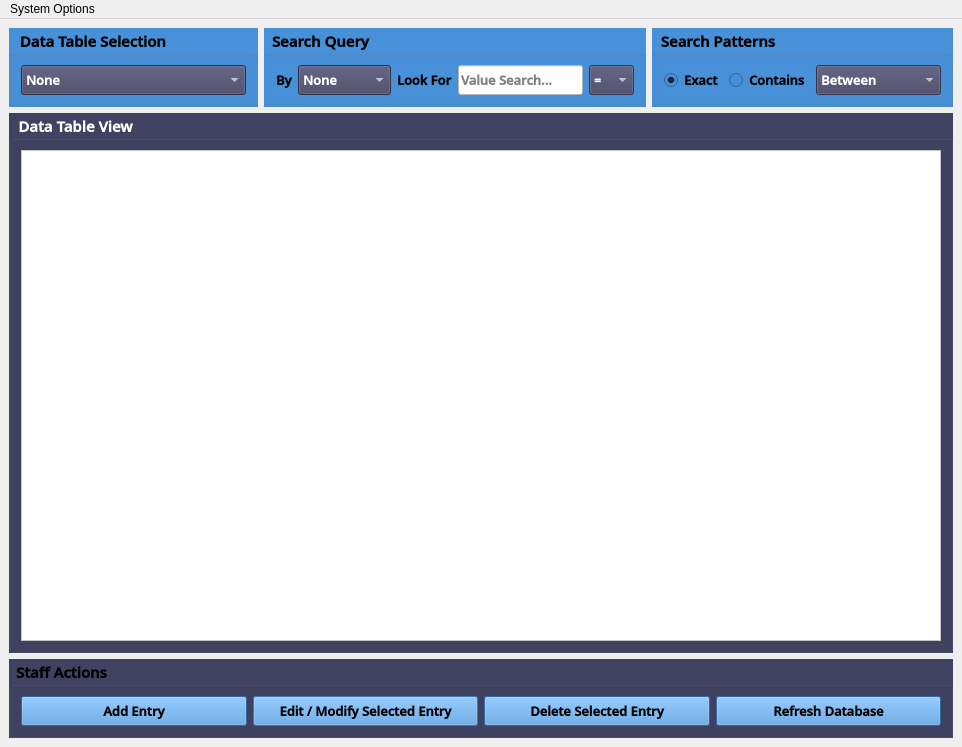
<?xml version="1.0" encoding="UTF-8"?>
<ui version="4.0">
 <class>Route88_DataViewer_Window</class>
 <widget class="QMainWindow" name="Route88_DataViewer_Window">
  <property name="windowModality">
   <enum>Qt::WindowModal</enum>
  </property>
  <property name="geometry">
   <rect>
    <x>0</x>
    <y>0</y>
    <width>950</width>
    <height>747</height>
   </rect>
  </property>
  <property name="mouseTracking">
   <bool>true</bool>
  </property>
  <property name="focusPolicy">
   <enum>Qt::NoFocus</enum>
  </property>
  <property name="windowTitle">
   <string>Route88 System | Data Management View</string>
  </property>
  <property name="windowIcon">
   <iconset>
    <normaloff>IcoDisplay/r_88.ico</normaloff>IcoDisplay/r_88.ico</iconset>
  </property>
  <property name="unifiedTitleAndToolBarOnMac">
   <bool>false</bool>
  </property>
  <widget class="QWidget" name="centralwidget">
   <layout class="QVBoxLayout" name="verticalLayout">
    <item>
     <layout class="QHBoxLayout" name="horizontalLayout_6">
      <property name="spacing">
       <number>6</number>
      </property>
      <item>
       <widget class="QGroupBox" name="groupBox_5">
        <property name="sizePolicy">
         <sizepolicy hsizetype="Preferred" vsizetype="Preferred">
          <horstretch>0</horstretch>
          <verstretch>0</verstretch>
         </sizepolicy>
        </property>
        <property name="font">
         <font>
          <family>Open Sans SemiBold</family>
          <pointsize>11</pointsize>
          <weight>75</weight>
          <bold>true</bold>
         </font>
        </property>
        <property name="styleSheet">
         <string notr="true">background-color: rgb(72, 145, 217);
color:rgb(0,0,0);</string>
        </property>
        <property name="title">
         <string>Data Table Selection</string>
        </property>
        <layout class="QHBoxLayout" name="horizontalLayout_7">
         <item>
          <widget class="QComboBox" name="TableSystem_Selection">
           <property name="sizePolicy">
            <sizepolicy hsizetype="Preferred" vsizetype="Ignored">
             <horstretch>0</horstretch>
             <verstretch>0</verstretch>
            </sizepolicy>
           </property>
           <property name="font">
            <font>
             <family>Open Sans SemiBold</family>
             <pointsize>10</pointsize>
             <weight>75</weight>
             <bold>true</bold>
            </font>
           </property>
           <property name="styleSheet">
            <string notr="true">background-color: rgb(65, 65, 97);
color: rgb(255,255,255);</string>
           </property>
           <item>
            <property name="text">
             <string>None</string>
            </property>
           </item>
           <item>
            <property name="text">
             <string>Inventory Reference Data</string>
            </property>
           </item>
           <item>
            <property name="text">
             <string>Supplier Reference Data</string>
            </property>
           </item>
           <item>
            <property name="text">
             <string>Supplier Transaction Data</string>
            </property>
           </item>
           <item>
            <property name="text">
             <string>Customer Transaction Data</string>
            </property>
           </item>
           <item>
            <property name="text">
             <string>Customer Receipt Data</string>
            </property>
           </item>
           <item>
            <property name="text">
             <string>Employee Reference Data</string>
            </property>
           </item>
           <item>
            <property name="text">
             <string>Job Reference Data</string>
            </property>
           </item>
          </widget>
         </item>
        </layout>
       </widget>
      </item>
      <item>
       <widget class="QGroupBox" name="groupBox_3">
        <property name="font">
         <font>
          <family>Open Sans SemiBold</family>
          <pointsize>11</pointsize>
          <weight>75</weight>
          <bold>true</bold>
         </font>
        </property>
        <property name="styleSheet">
         <string notr="true">background-color: rgb(72, 145, 217);
color:rgb(0,0,0);</string>
        </property>
        <property name="title">
         <string>Search Query</string>
        </property>
        <layout class="QHBoxLayout" name="horizontalLayout_3">
         <item>
          <layout class="QHBoxLayout" name="horizontalLayout_2">
           <item>
            <widget class="QLabel" name="label">
             <property name="sizePolicy">
              <sizepolicy hsizetype="Fixed" vsizetype="Preferred">
               <horstretch>0</horstretch>
               <verstretch>0</verstretch>
              </sizepolicy>
             </property>
             <property name="minimumSize">
              <size>
               <width>0</width>
               <height>30</height>
              </size>
             </property>
             <property name="font">
              <font>
               <family>Open Sans SemiBold</family>
               <pointsize>10</pointsize>
               <weight>75</weight>
               <bold>true</bold>
              </font>
             </property>
             <property name="styleSheet">
              <string notr="true"/>
             </property>
             <property name="text">
              <string>By</string>
             </property>
            </widget>
           </item>
           <item>
            <widget class="QComboBox" name="Query_ColumnOpt">
             <property name="enabled">
              <bool>true</bool>
             </property>
             <property name="sizePolicy">
              <sizepolicy hsizetype="MinimumExpanding" vsizetype="Ignored">
               <horstretch>0</horstretch>
               <verstretch>0</verstretch>
              </sizepolicy>
             </property>
             <property name="font">
              <font>
               <family>Open Sans SemiBold</family>
               <pointsize>10</pointsize>
               <weight>75</weight>
               <bold>true</bold>
              </font>
             </property>
             <property name="statusTip">
              <string/>
             </property>
             <property name="styleSheet">
              <string notr="true">background-color: rgb(65, 65, 97);
color: rgb(255,255,255);</string>
             </property>
             <property name="currentText">
              <string>None</string>
             </property>
             <item>
              <property name="text">
               <string>None</string>
              </property>
             </item>
             <item>
              <property name="text">
               <string>All Items</string>
              </property>
             </item>
            </widget>
           </item>
           <item>
            <widget class="QLabel" name="label_2">
             <property name="sizePolicy">
              <sizepolicy hsizetype="Fixed" vsizetype="Preferred">
               <horstretch>0</horstretch>
               <verstretch>0</verstretch>
              </sizepolicy>
             </property>
             <property name="minimumSize">
              <size>
               <width>0</width>
               <height>30</height>
              </size>
             </property>
             <property name="font">
              <font>
               <family>Open Sans SemiBold</family>
               <pointsize>10</pointsize>
               <weight>75</weight>
               <bold>true</bold>
              </font>
             </property>
             <property name="styleSheet">
              <string notr="true"/>
             </property>
             <property name="text">
              <string>Look For</string>
             </property>
            </widget>
           </item>
           <item>
            <widget class="QLineEdit" name="Query_ValueToSearch">
             <property name="enabled">
              <bool>false</bool>
             </property>
             <property name="sizePolicy">
              <sizepolicy hsizetype="MinimumExpanding" vsizetype="Ignored">
               <horstretch>0</horstretch>
               <verstretch>0</verstretch>
              </sizepolicy>
             </property>
             <property name="font">
              <font>
               <family>Open Sans SemiBold</family>
               <pointsize>10</pointsize>
               <weight>75</weight>
               <bold>true</bold>
              </font>
             </property>
             <property name="styleSheet">
              <string notr="true">background-color: rgb(255,255,255);</string>
             </property>
             <property name="placeholderText">
              <string>Value Search...</string>
             </property>
             <property name="clearButtonEnabled">
              <bool>true</bool>
             </property>
            </widget>
           </item>
           <item>
            <widget class="QComboBox" name="Query_Operator">
             <property name="enabled">
              <bool>false</bool>
             </property>
             <property name="sizePolicy">
              <sizepolicy hsizetype="Fixed" vsizetype="Ignored">
               <horstretch>0</horstretch>
               <verstretch>0</verstretch>
              </sizepolicy>
             </property>
             <property name="font">
              <font>
               <family>Open Sans SemiBold</family>
               <weight>75</weight>
               <bold>true</bold>
              </font>
             </property>
             <property name="statusTip">
              <string/>
             </property>
             <property name="styleSheet">
              <string notr="true">background-color: rgb(65, 65, 97);
color: rgb(255,255,255);
</string>
             </property>
             <item>
              <property name="text">
               <string>=</string>
              </property>
             </item>
             <item>
              <property name="text">
               <string>&lt;&gt;</string>
              </property>
             </item>
             <item>
              <property name="text">
               <string>&gt;</string>
              </property>
             </item>
             <item>
              <property name="text">
               <string>&lt;</string>
              </property>
             </item>
             <item>
              <property name="text">
               <string>&gt;=</string>
              </property>
             </item>
             <item>
              <property name="text">
               <string>&lt;=</string>
              </property>
             </item>
            </widget>
           </item>
          </layout>
         </item>
        </layout>
       </widget>
      </item>
      <item>
       <widget class="QGroupBox" name="groupBox_4">
        <property name="sizePolicy">
         <sizepolicy hsizetype="Preferred" vsizetype="Fixed">
          <horstretch>0</horstretch>
          <verstretch>0</verstretch>
         </sizepolicy>
        </property>
        <property name="font">
         <font>
          <family>Open Sans SemiBold</family>
          <pointsize>11</pointsize>
          <weight>75</weight>
          <bold>true</bold>
         </font>
        </property>
        <property name="styleSheet">
         <string notr="true">background-color: rgb(72, 145, 217);
color:rgb(0,0,0);</string>
        </property>
        <property name="title">
         <string>Search Patterns</string>
        </property>
        <layout class="QHBoxLayout" name="horizontalLayout_5">
         <item>
          <widget class="QRadioButton" name="SearchPattern_ExactOpt">
           <property name="enabled">
            <bool>false</bool>
           </property>
           <property name="minimumSize">
            <size>
             <width>0</width>
             <height>30</height>
            </size>
           </property>
           <property name="font">
            <font>
             <family>Open Sans SemiBold</family>
             <pointsize>10</pointsize>
             <weight>75</weight>
             <bold>true</bold>
            </font>
           </property>
           <property name="styleSheet">
            <string notr="true">
color: rgb(0,0,0);</string>
           </property>
           <property name="text">
            <string>Exact</string>
           </property>
           <property name="checked">
            <bool>true</bool>
           </property>
           <property name="autoExclusive">
            <bool>true</bool>
           </property>
          </widget>
         </item>
         <item>
          <widget class="QRadioButton" name="SearchPattern_ContainOpt">
           <property name="enabled">
            <bool>false</bool>
           </property>
           <property name="minimumSize">
            <size>
             <width>0</width>
             <height>30</height>
            </size>
           </property>
           <property name="font">
            <font>
             <family>Open Sans SemiBold</family>
             <pointsize>10</pointsize>
             <weight>75</weight>
             <bold>true</bold>
            </font>
           </property>
           <property name="styleSheet">
            <string notr="true">
color: rgb(0,0,0);</string>
           </property>
           <property name="text">
            <string>Contains</string>
           </property>
          </widget>
         </item>
         <item>
          <widget class="QComboBox" name="SearchPattern_ComboBox">
           <property name="enabled">
            <bool>false</bool>
           </property>
           <property name="sizePolicy">
            <sizepolicy hsizetype="Preferred" vsizetype="Preferred">
             <horstretch>0</horstretch>
             <verstretch>0</verstretch>
            </sizepolicy>
           </property>
           <property name="minimumSize">
            <size>
             <width>0</width>
             <height>30</height>
            </size>
           </property>
           <property name="font">
            <font>
             <family>Open Sans SemiBold</family>
             <pointsize>10</pointsize>
             <weight>75</weight>
             <bold>true</bold>
            </font>
           </property>
           <property name="statusTip">
            <string/>
           </property>
           <property name="styleSheet">
            <string notr="true">background-color: rgb(65, 65, 97);
color: rgb(255,255,255);</string>
           </property>
           <item>
            <property name="text">
             <string>Between</string>
            </property>
           </item>
           <item>
            <property name="text">
             <string>Starting With</string>
            </property>
           </item>
           <item>
            <property name="text">
             <string>Ends With</string>
            </property>
           </item>
          </widget>
         </item>
        </layout>
       </widget>
      </item>
     </layout>
    </item>
    <item>
     <widget class="QGroupBox" name="groupBox">
      <property name="font">
       <font>
        <family>Open Sans SemiBold</family>
        <pointsize>11</pointsize>
        <weight>75</weight>
        <bold>true</bold>
       </font>
      </property>
      <property name="styleSheet">
       <string notr="true">background-color: rgb(65, 65, 97);
color: rgb(255,255,255);</string>
      </property>
      <property name="title">
       <string>Data Table View</string>
      </property>
      <layout class="QHBoxLayout" name="horizontalLayout">
       <item>
        <widget class="QTableWidget" name="DataTable_View">
         <property name="font">
          <font>
           <family>Roboto Mono</family>
           <pointsize>9</pointsize>
          </font>
         </property>
         <property name="styleSheet">
          <string notr="true">background-color: rgb(255, 255, 255);</string>
         </property>
         <property name="sizeAdjustPolicy">
          <enum>QAbstractScrollArea::AdjustToContents</enum>
         </property>
         <property name="editTriggers">
          <set>QAbstractItemView::NoEditTriggers</set>
         </property>
         <property name="alternatingRowColors">
          <bool>true</bool>
         </property>
         <property name="selectionMode">
          <enum>QAbstractItemView::SingleSelection</enum>
         </property>
         <property name="selectionBehavior">
          <enum>QAbstractItemView::SelectRows</enum>
         </property>
         <property name="verticalScrollMode">
          <enum>QAbstractItemView::ScrollPerPixel</enum>
         </property>
         <property name="horizontalScrollMode">
          <enum>QAbstractItemView::ScrollPerPixel</enum>
         </property>
         <property name="showGrid">
          <bool>true</bool>
         </property>
         <property name="gridStyle">
          <enum>Qt::DashLine</enum>
         </property>
         <property name="sortingEnabled">
          <bool>true</bool>
         </property>
         <property name="cornerButtonEnabled">
          <bool>false</bool>
         </property>
         <attribute name="verticalHeaderVisible">
          <bool>false</bool>
         </attribute>
         <attribute name="verticalHeaderShowSortIndicator" stdset="0">
          <bool>true</bool>
         </attribute>
         <attribute name="verticalHeaderStretchLastSection">
          <bool>false</bool>
         </attribute>
        </widget>
       </item>
      </layout>
     </widget>
    </item>
    <item>
     <widget class="QGroupBox" name="groupBox_2">
      <property name="font">
       <font>
        <family>Open Sans SemiBold</family>
        <pointsize>11</pointsize>
        <weight>75</weight>
        <bold>true</bold>
       </font>
      </property>
      <property name="styleSheet">
       <string notr="true">background-color: rgb(65, 65, 97);
color: rgb(0,0,0);</string>
      </property>
      <property name="title">
       <string>Staff Actions</string>
      </property>
      <layout class="QHBoxLayout" name="horizontalLayout_4">
       <item>
        <widget class="QPushButton" name="StaffAct_Add">
         <property name="sizePolicy">
          <sizepolicy hsizetype="Minimum" vsizetype="Ignored">
           <horstretch>0</horstretch>
           <verstretch>0</verstretch>
          </sizepolicy>
         </property>
         <property name="minimumSize">
          <size>
           <width>0</width>
           <height>30</height>
          </size>
         </property>
         <property name="font">
          <font>
           <family>Open Sans SemiBold</family>
           <pointsize>10</pointsize>
           <weight>75</weight>
           <bold>true</bold>
          </font>
         </property>
         <property name="statusTip">
          <string/>
         </property>
         <property name="styleSheet">
          <string notr="true">background-color: rgb(72, 145, 217);
color:rgb(0,0,0);</string>
         </property>
         <property name="text">
          <string>Add Entry</string>
         </property>
        </widget>
       </item>
       <item>
        <widget class="QPushButton" name="StaffAct_Edit">
         <property name="enabled">
          <bool>false</bool>
         </property>
         <property name="sizePolicy">
          <sizepolicy hsizetype="Minimum" vsizetype="Ignored">
           <horstretch>0</horstretch>
           <verstretch>0</verstretch>
          </sizepolicy>
         </property>
         <property name="minimumSize">
          <size>
           <width>0</width>
           <height>30</height>
          </size>
         </property>
         <property name="font">
          <font>
           <family>Open Sans SemiBold</family>
           <pointsize>10</pointsize>
           <weight>75</weight>
           <bold>true</bold>
          </font>
         </property>
         <property name="statusTip">
          <string/>
         </property>
         <property name="styleSheet">
          <string notr="true">background-color: rgb(72, 145, 217);
color:rgb(0,0,0);</string>
         </property>
         <property name="text">
          <string>Edit / Modify Selected Entry</string>
         </property>
        </widget>
       </item>
       <item>
        <widget class="QPushButton" name="StaffAct_Delete">
         <property name="sizePolicy">
          <sizepolicy hsizetype="Minimum" vsizetype="Ignored">
           <horstretch>0</horstretch>
           <verstretch>0</verstretch>
          </sizepolicy>
         </property>
         <property name="minimumSize">
          <size>
           <width>0</width>
           <height>30</height>
          </size>
         </property>
         <property name="font">
          <font>
           <family>Open Sans SemiBold</family>
           <pointsize>10</pointsize>
           <weight>75</weight>
           <bold>true</bold>
          </font>
         </property>
         <property name="statusTip">
          <string/>
         </property>
         <property name="styleSheet">
          <string notr="true">background-color: rgb(72, 145, 217);
color:rgb(0,0,0);</string>
         </property>
         <property name="text">
          <string>Delete Selected Entry</string>
         </property>
        </widget>
       </item>
       <item>
        <widget class="QPushButton" name="StaffAct_RefreshData">
         <property name="sizePolicy">
          <sizepolicy hsizetype="Minimum" vsizetype="Ignored">
           <horstretch>0</horstretch>
           <verstretch>0</verstretch>
          </sizepolicy>
         </property>
         <property name="minimumSize">
          <size>
           <width>0</width>
           <height>30</height>
          </size>
         </property>
         <property name="font">
          <font>
           <family>Open Sans SemiBold</family>
           <pointsize>10</pointsize>
           <weight>75</weight>
           <bold>true</bold>
          </font>
         </property>
         <property name="statusTip">
          <string/>
         </property>
         <property name="styleSheet">
          <string notr="true">background-color: rgb(72, 145, 217);
color:rgb(0,0,0);</string>
         </property>
         <property name="text">
          <string>Refresh Database</string>
         </property>
        </widget>
       </item>
      </layout>
     </widget>
    </item>
   </layout>
  </widget>
  <widget class="QMenuBar" name="menubar">
   <property name="geometry">
    <rect>
     <x>0</x>
     <y>0</y>
     <width>950</width>
     <height>21</height>
    </rect>
   </property>
   <widget class="QMenu" name="menuWindow">
    <property name="title">
     <string>System Options</string>
    </property>
    <addaction name="Window_Quit"/>
   </widget>
   <addaction name="menuWindow"/>
  </widget>
  <action name="About_InfoSystem">
   <property name="enabled">
    <bool>false</bool>
   </property>
   <property name="text">
    <string>About This System...</string>
   </property>
   <property name="menuRole">
    <enum>QAction::AboutRole</enum>
   </property>
  </action>
  <action name="Staff_SwitchTo">
   <property name="text">
    <string>Logout / Switch To...</string>
   </property>
   <property name="statusTip">
    <string>Go Back To Login Menu</string>
   </property>
  </action>
  <action name="Staff_Manage">
   <property name="text">
    <string>Manage Staffs...</string>
   </property>
   <property name="statusTip">
    <string>Manage Staff from the Window.</string>
   </property>
  </action>
  <action name="Window_SwitchSystemView">
   <property name="text">
    <string>Switch System...</string>
   </property>
   <property name="statusTip">
    <string>Switches Window to a Candidate Window to Switch.</string>
   </property>
   <property name="menuRole">
    <enum>QAction::ApplicationSpecificRole</enum>
   </property>
  </action>
  <action name="Window_Quit">
   <property name="text">
    <string>Switch System / User...</string>
   </property>
   <property name="statusTip">
    <string/>
   </property>
   <property name="shortcutContext">
    <enum>Qt::WindowShortcut</enum>
   </property>
   <property name="menuRole">
    <enum>QAction::QuitRole</enum>
   </property>
   <property name="shortcutVisibleInContextMenu">
    <bool>true</bool>
   </property>
  </action>
 </widget>
 <resources/>
 <connections/>
</ui>
